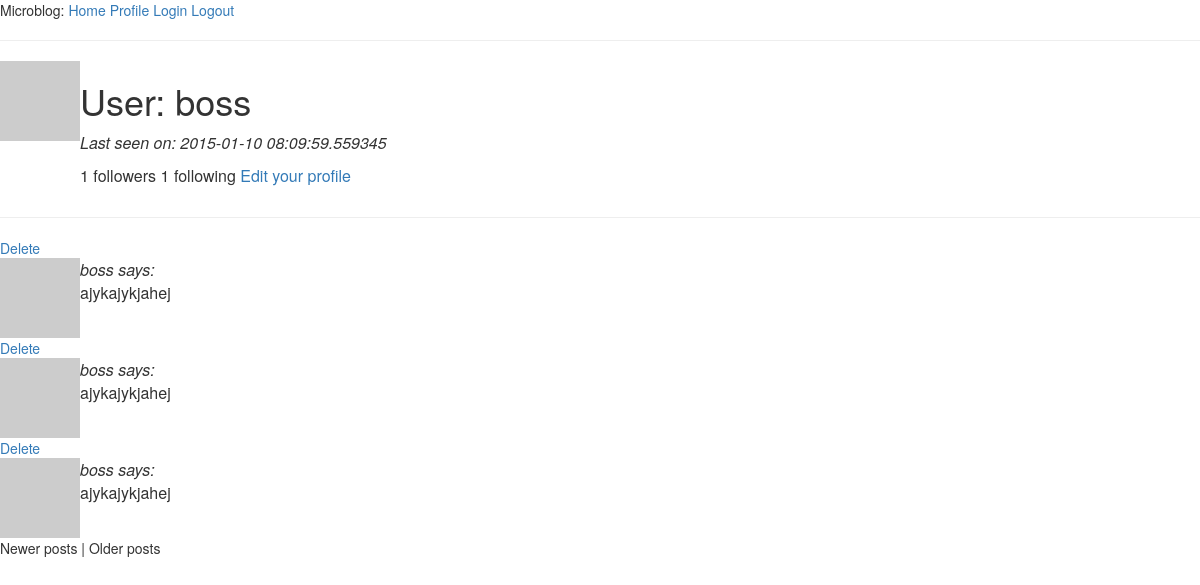
/user/boss/1 (signed in), run on an earlier commit of the app's database.
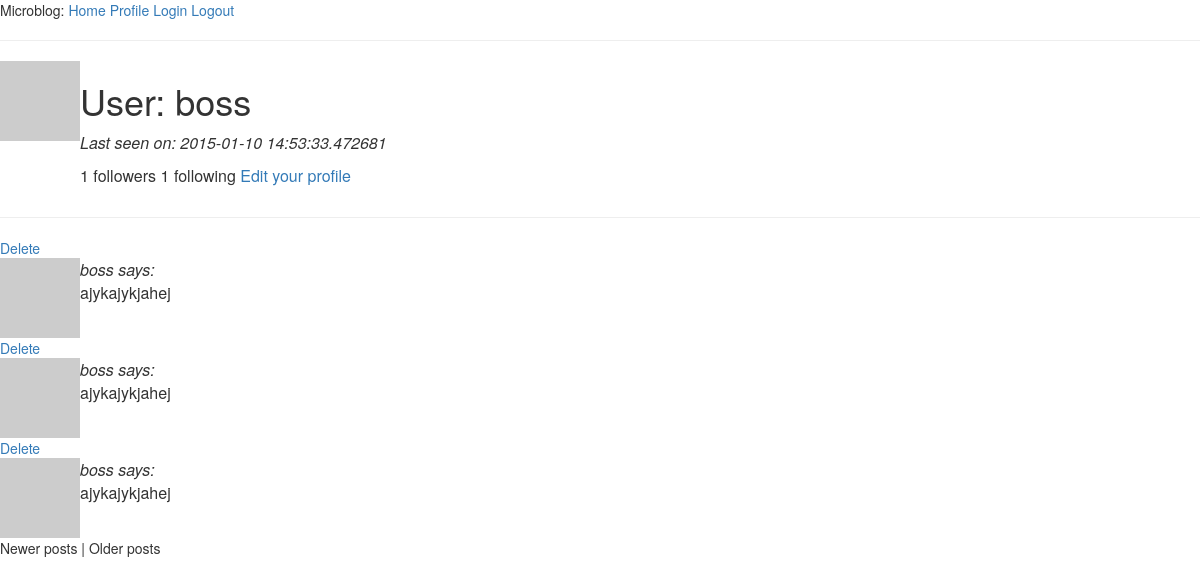
And on a later commit of the database.
### app/models.py (models this page shows, shortened)
class User(db.Model):
    id = db.Column(db.Integer, primary_key=True)
    nickname = db.Column(db.String(64), index=True, unique=True)
    email = db.Column(db.String(120), index=True, unique=True)
    posts = db.relationship('Post', backref = 'author', lazy = 'dynamic')
    about_me = db.Column(db.String(140))
    last_seen = db.Column(db.DateTime)
    followed = db.relationship('User',
                                secondary=followers,
                                primaryjoin=(followers.c.follower_id == id),
                                secondaryjoin = (followers.c.followed_id == id),
                                backref=db.backref('followers', lazy='dynamic'),
                                lazy='dynamic')
    def is_authenticated(self):
        return True
    def avatar(self, size):
        return 'http://www.gravatar.com/avatar/%s?d=retro&s=%d' % (md5(self.email.encode('utf-8')).hexdigest(), size)

class Post(db.Model):
    id = db.Column(db.Integer, primary_key=True)
    body = db.Column(db.String(140))
    timestamp = db.Column(db.DateTime)
    user_id = db.Column(db.Integer, db.ForeignKey('user.id'))

### app/views.py (the view)
@app.route('/user/<nickname>')
@app.route('/user/<nickname>/<int:page>')
@login_required
def user(nickname, page=1):
    user = User.query.filter_by(nickname=nickname).first()
    if user is None:
        flash('User %s not found' % nickname)
        return redirect(url_for('index'))
    posts = user.posts.paginate(page, POSTS_PER_PAGE, False)
    return render_template('user.html', user = user, posts = posts)

### app/views.py (called while the page is built)
@app.before_request
def before_request():
    g.user = current_user
    if g.user.is_authenticated():
        g.user.last_seen = datetime.utcnow()
        db.session.add(g.user)
        db.session.commit()

@lm.user_loader ##We use this decorator to link with Flask-Login!
def load_user(id):
    return User.query.get(int(id))

### app/templates/user.html (shortened to what this page needs)
{% extends "base.html" %}
{% block content %}
    <table>
        <tr valign="top">
            <td>
                <img src="{{ user.avatar(128) }}" />
            </td>
            <td>
                <h1>User: {{ user.nickname }}</h1>
                {% if user.last_seen %}
                    <p><i>Last seen on: {{ user.last_seen }}</i></p>
                {% endif %}
                <p>{{ user.followers.count() }} followers
                   {{ user.followed.count() }} following
                {% if user.id == g.user.id %}
                  <a href="{{ url_for('edit') }}">Edit your profile</a>
                {% elif not g.user.is_following(user) %}
                  <a href="{{ url_for('follow', nickname=user.nickname) }}">Follow</a>
                {% else %}
                  <a href="{{ url_for('unfollow', nickname=user.nickname) }}">Unfollow</a>
              {% endif %}
              </p>
            </td>
        </tr>
    </table>
    <hr />
    {% for post in posts.items %}
        {% include 'post.html' %}
    {% endfor %}
    {% if posts.has_prev %}
        <a href="{{ url_for('user', nickname=user.nickname, page=posts.prev_num) }}"> Newer posts</a>
    {% else %}  Newer posts{% endif %} |
    {% if posts.has_next %}
    <a href="{{ url_for('user', nickname=user.nickname, page=posts.next_num) }}">Older posts </a>
    {% else %}
    Older posts
    {% endif %}
{% endblock %}

### app/templates/base.html (shortened to what this page needs)
<html>
    <head>
        <link href="https://maxcdn.bootstrapcdn.com/bootstrap/3.3.1/css/bootstrap.min.css" rel=stylesheet>
    </head>
    <body>
        <div>
            Microblog: <a href="{{ url_for('index') }}">Home</a>
            <a href="{{ url_for('user', nickname=g.user.nickname) }}">Profile</a>
            <a href="{{ url_for('login') }}">Login</a>
            {% if g.user.is_authenticated() %}
            <a href="{{ url_for('logout') }}">Logout</a>
            {% endif %}
        </div>
        <hr />
        {% block content %}
        {% endblock %}
    </body>
</html>

### app/templates/post.html
<table>
        <tr valign="top">
            <td>
                <img src="{{ post.author.avatar(50) }}">
            </td>
            <td>
                <i>{{ post.author.nickname }} says:</i>
                <br/ >
                {{ post.body }}
            </td>
        </tr>
        {% if post.author.id == g.user.id %}
        <div>
            <a href="{{ url_for('delete', id=post.id) }}">Delete</a>
        </div>
        {% endif %}
</table>

What changed in the data, as far as the page shows it:
changed User "boss": last_seen "2015-01-10 08:09:59.559345" → "2015-01-10 14:53:33.472681"
